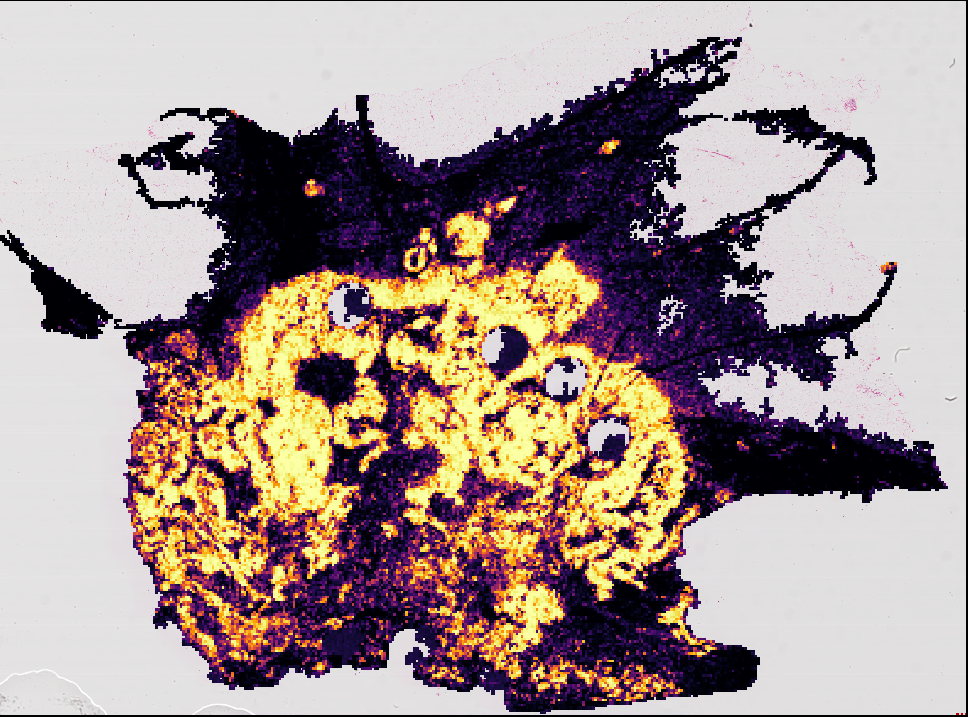
#> input picture sample-images/brca-heatmap.png, 968 x 717 px
$ python -i segment.py   (imports and definitions only)
#> lines starting #> are read from the running program, lines starting #| are printed output that depends on the picture; after the words box and inside, x2 and y2 are one past the last pixel; in counts of white or black regions, pixels touching at a corner belong together
"""Segment thumbnail of a whole slide image."""

from __future__ import annotations

import cv2 as cv
import numpy as np
import numpy.typing as npt
from skimage.morphology import binary_closing
from skimage.morphology import remove_small_holes
from skimage.morphology import remove_small_objects


def segment_tissue(
    im_arr: npt.NDArray,
    median_filter_size: int = 7,
    binary_threshold: int = 7,
    closing_kernel_size: int = 6,
    min_object_size_px: int = 512,
    min_hole_size_px: int = 1024,
) -> npt.NDArray[np.bool_]:
    """Create a binary tissue mask from an image.

    Parameters
    ----------
    im_arr : array-like
        RGB image array (uint8) with shape (rows, cols, 3).
    median_filter_size : int
        The kernel size for median filtering. Must be odd and greater than one.
    binary_threshold : int
        The pixel threshold for image binarization.
    closing_kernel_size : int
        The kernel size for morphological closing (in pixel units).
    min_object_size_px : int
        The minimum area of an object in pixels. If an object is smaller than this area,
        it is removed and is made into background.
    min_hole_size_px : int
        The minimum area of a hole in pixels. If a hole is smaller than this area, it is
        filled and is made into foreground.

    Returns
    -------
    mask
        Boolean array, where True values indicate presence of tissue.
    """
#> called with median_filter_size = 7, binary_threshold = 7, closing_kernel_size = 6, min_object_size_px = 512, min_hole_size_px = 1024
    im_arr = np.asarray(im_arr)
    assert im_arr.ndim == 3
    assert im_arr.shape[2] == 3

    # Convert to HSV color space.
    im_arr = cv.cvtColor(im_arr, cv.COLOR_RGB2HSV)
#> im_arr: shape (717, 968, 3); mean H, S, V 105, 99.6, 170.1
    im_arr = im_arr[:, :, 1]  # Keep saturation channel only.
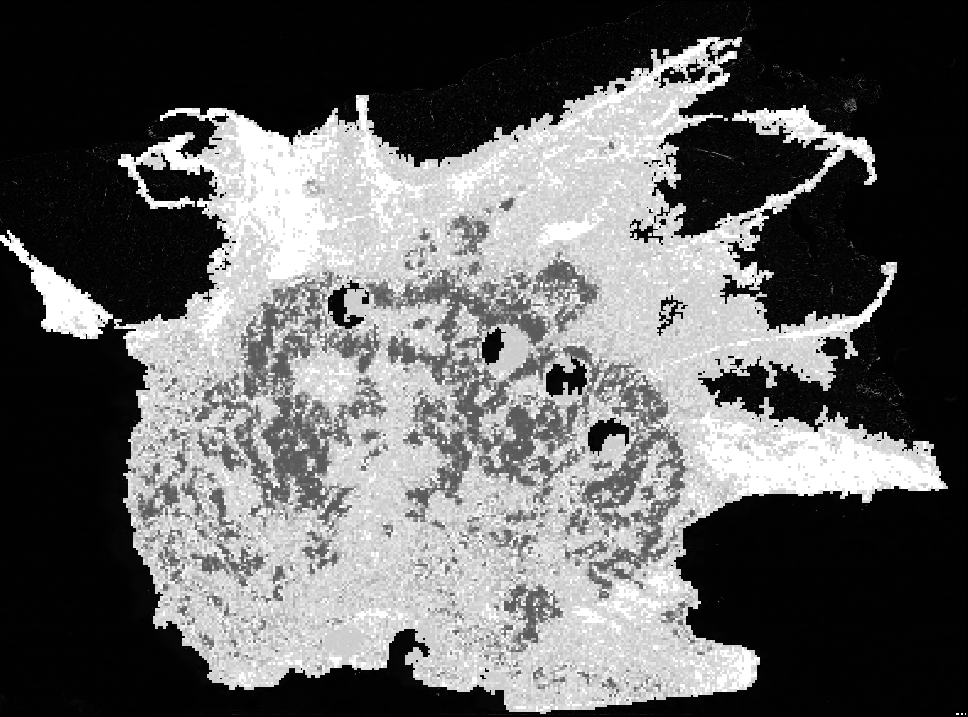
#> im_arr: shape (717, 968); min 0, max 255, mean 99.6

    # Use median blurring to smooth the image.
    if median_filter_size <= 1 or median_filter_size % 2 == 0:
        raise ValueError(
            "median_filter_size must be greater than 1 and odd, but got"
            f" {median_filter_size}"
        )

    # We use opencv here instead of PIL because opencv is _much_ faster. We use skimage
    # further down for artifact removal (hole filling, object removal) because skimage
    # provides easy to use methods for those.
    im_arr = cv.medianBlur(im_arr, median_filter_size)
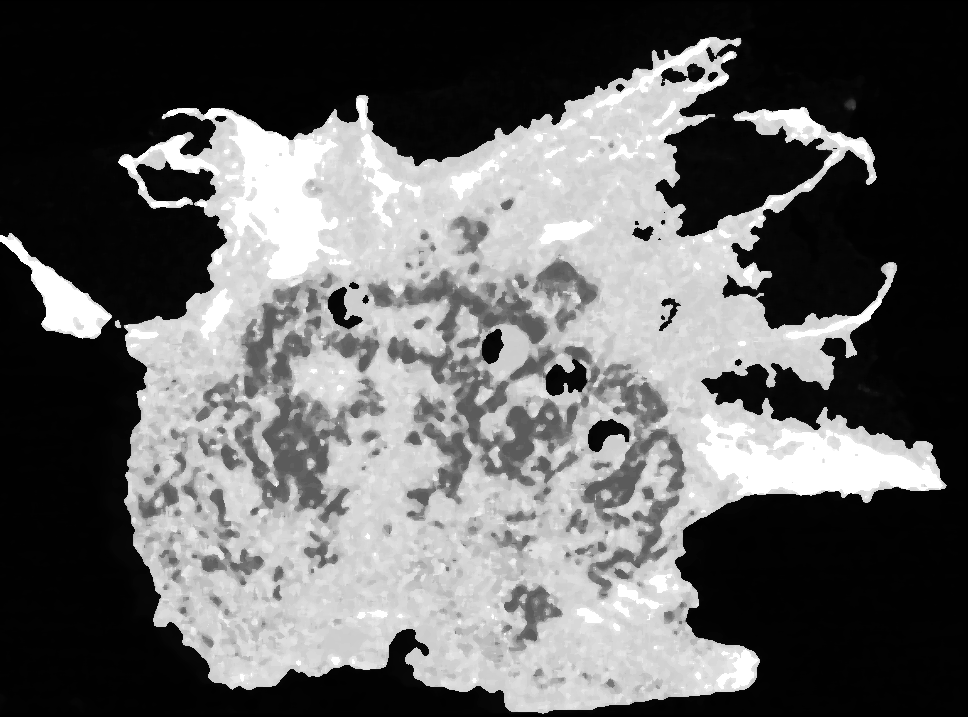
#> im_arr: shape (717, 968); min 0, max 255, mean 99.1

    # Binarize image.
    _, im_arr = cv.threshold(
        im_arr, thresh=binary_threshold, maxval=255, type=cv.THRESH_BINARY
    )
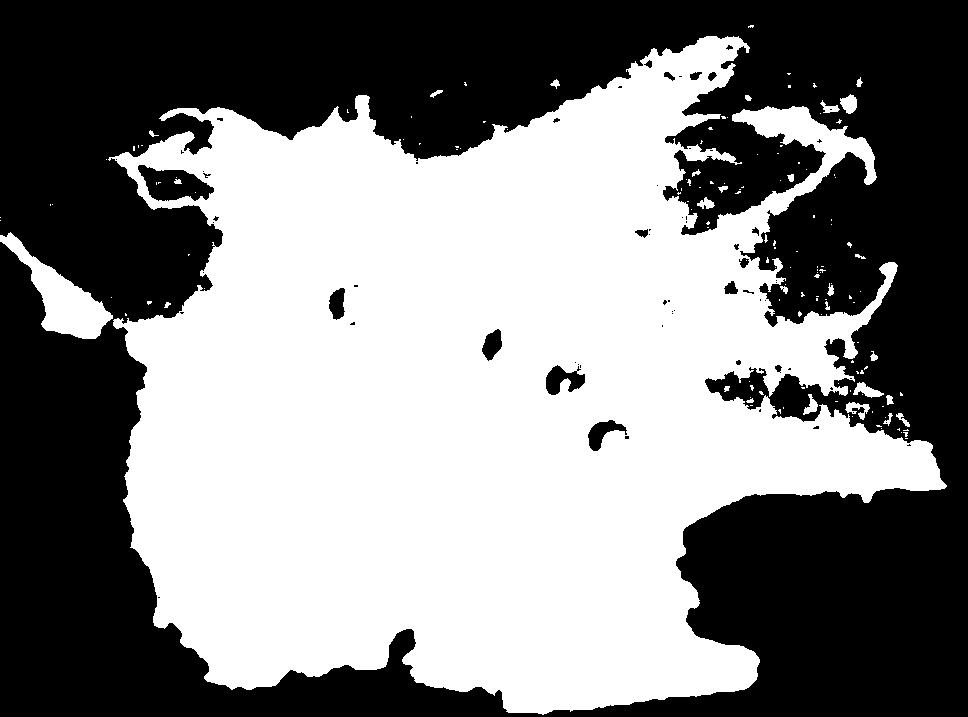
#> im_arr: shape (717, 968); 51.2% white; 67 black regions (47 under 20 px), largest, box (x1, y1, x2, y2) and area: (0, 0, 968, 717) 334367, (138, 165, 214, 201) 1676, (546, 365, 585, 395) 668
    im_arr_binary: npt.NDArray[np.bool_] = im_arr > 0

    # Closing. This removes small holes. It might not be entirely necessary because
    # we have hole removal below.
    im_arr_binary = binary_closing(
        im_arr_binary, footprint=np.ones((closing_kernel_size, closing_kernel_size))
    )
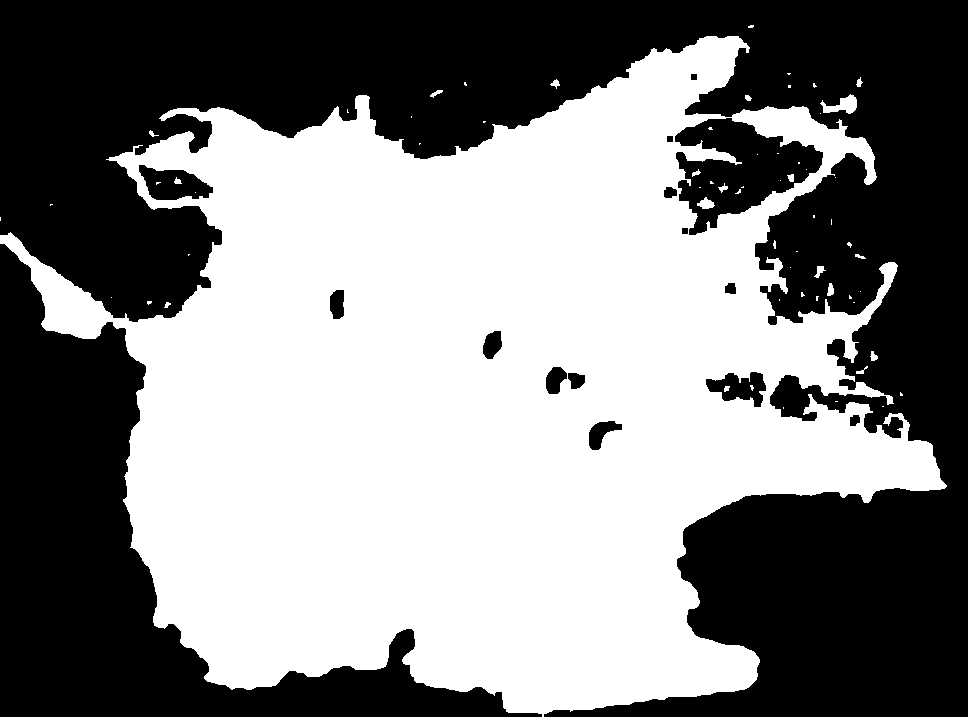
#> im_arr_binary: shape (717, 968) bool; 51.7% white; 16 black regions, largest, box (x1, y1, x2, y2) and area: (0, 0, 968, 717) 248112, (0, 244, 542, 717) 73163, (675, 118, 823, 235) 9178

    # Remove small objects.
    im_arr_binary = remove_small_objects(im_arr_binary, min_size=min_object_size_px)
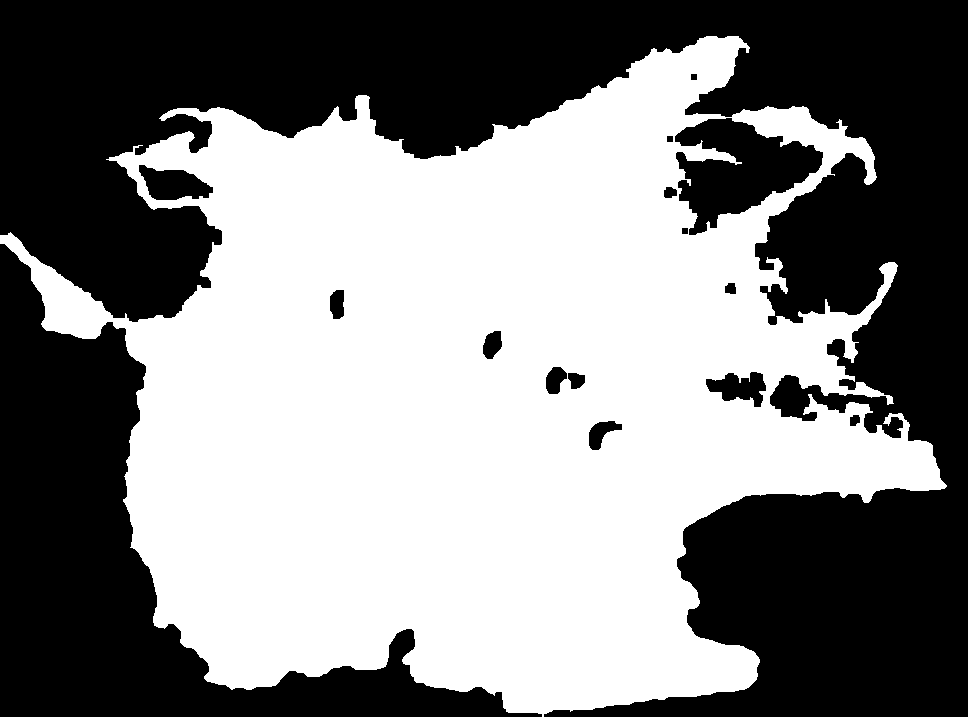
#> im_arr_binary: shape (717, 968) bool; 51.4% white; 16 black regions, largest, box (x1, y1, x2, y2) and area: (0, 0, 968, 717) 249160, (0, 244, 542, 717) 73163, (675, 118, 823, 235) 9474

    # Remove small holes.
    im_arr_binary = remove_small_holes(im_arr_binary, area_threshold=min_hole_size_px)
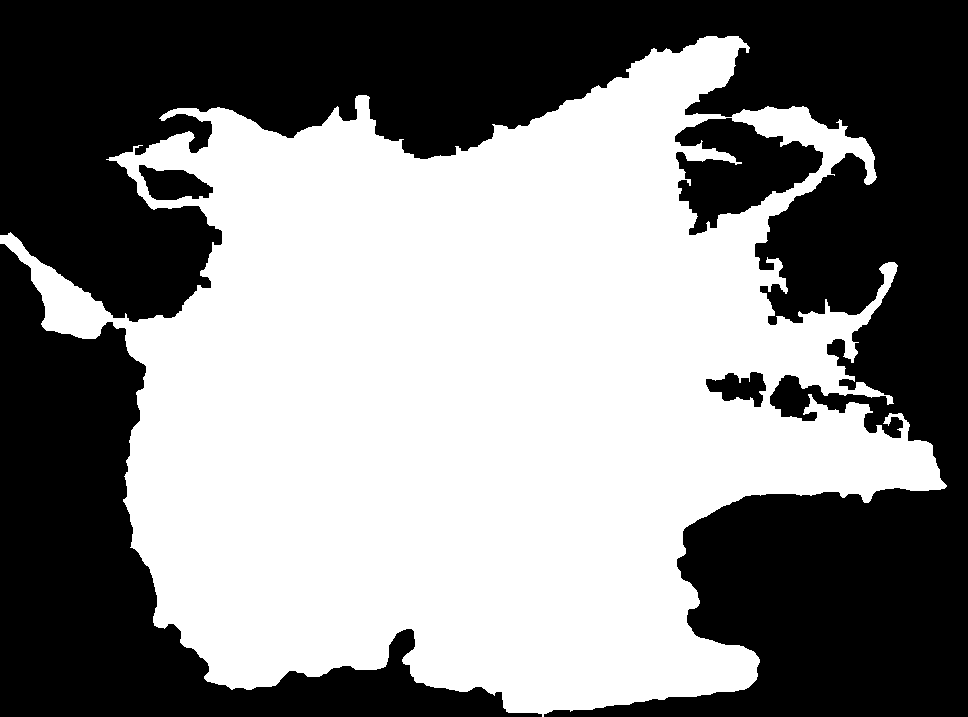
#> im_arr_binary: shape (717, 968) bool; 51.8% white; 5 black regions, box (x1, y1, x2, y2) and area: (0, 0, 968, 717) 249160, (0, 244, 542, 717) 73163, (675, 118, 823, 235) 9474, (139, 165, 213, 200) 1680, (706, 372, 766, 407) 1232

    return im_arr_binary

>>> import cv2
>>> picture = cv2.cvtColor(cv2.imread('../../sample-images/brca-heatmap.png'), cv2.COLOR_BGR2RGB)
>>> result = segment_tissue(picture)

$ run again, on sample-images/brca-tissue.png
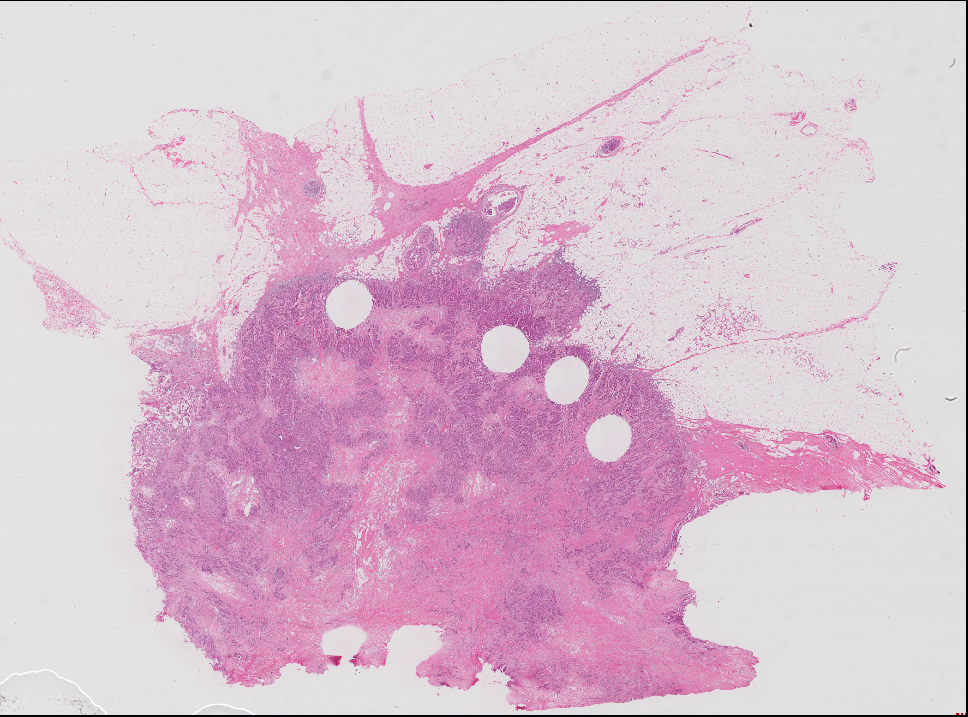
#> input picture sample-images/brca-tissue.png, 968 x 717 px
#> in segment_tissue, `_, im_arr = cv.threshold( im_arr, thresh=binary_threshold, maxval=255,..`:
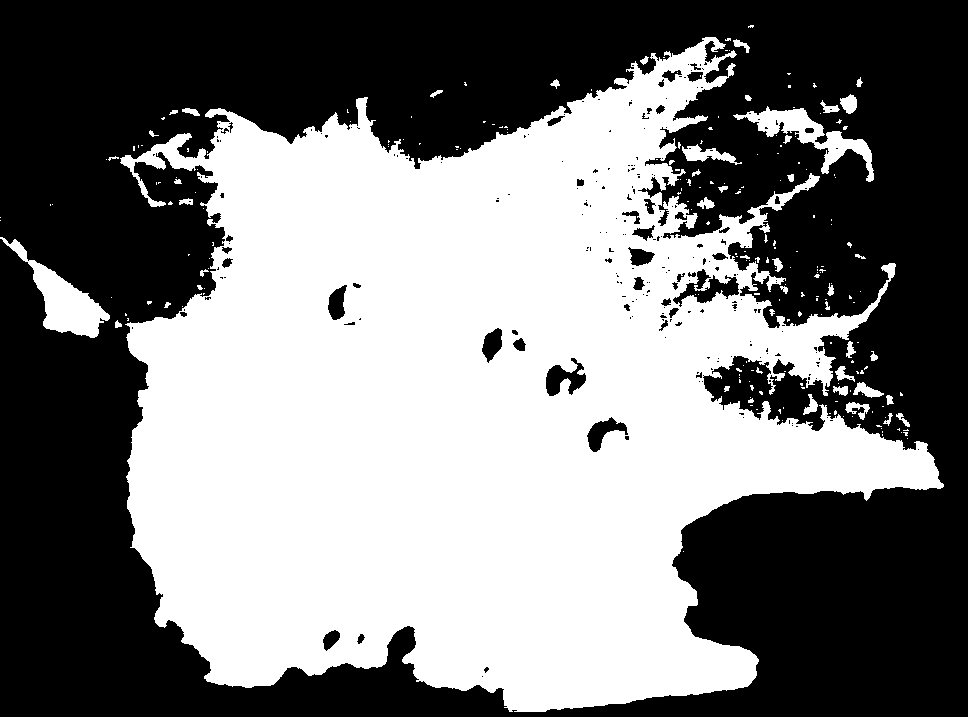
#> im_arr: shape (717, 968); 48.4% white; 229 white regions (182 under 20 px), largest, box (x1, y1, x2, y2) and area: (120, 37, 944, 712) 325850, (0, 237, 110, 338) 3309, (733, 106, 874, 182) 2705
#> in segment_tissue, `im_arr_binary = remove_small_holes(im_arr_binary, area_threshold=min_h..`:
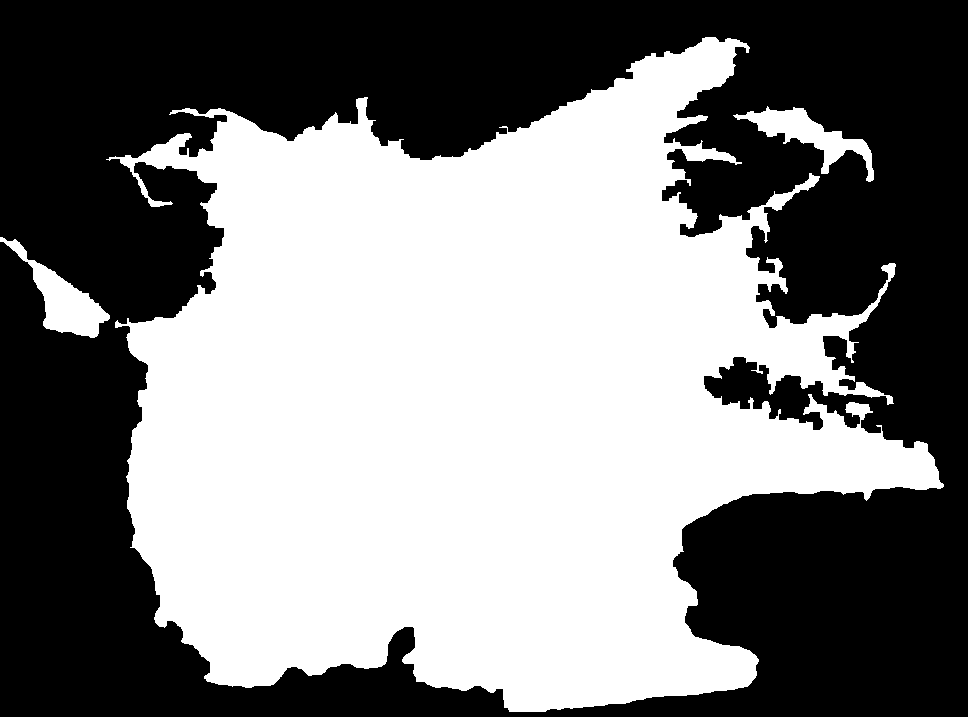
#> im_arr_binary: shape (717, 968) bool; 49.9% white; 3 white regions, box (x1, y1, x2, y2) and area: (106, 37, 944, 712) 339592, (0, 237, 110, 338) 3355, (733, 106, 874, 182) 3093
